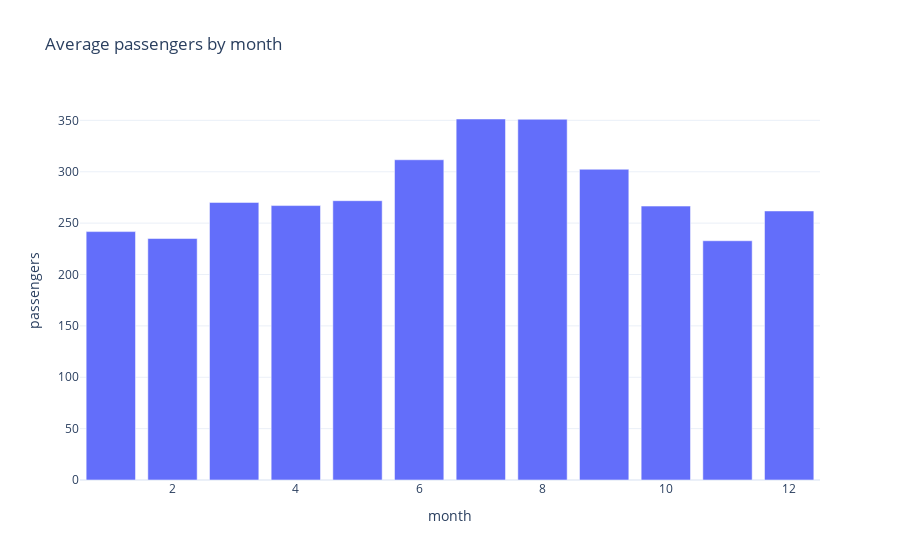

Write notebook code for a chart like this one.
### Markdown cell above
We see that the number of passengers per year tends to increase for any given month (except on some rare occasions, _e.g._ february 1953, which had more passengers than february 1954). We expect that the model will be able to learn this behavior.

#### Number of passengers per month

Let us now visualize the number of passengers per month.

### Code cell
# Make a df with the month and number of passengers
passengers_month = (
  passengers_augmented.groupby("month").mean().reset_index().drop(columns="year")
)
px.bar(passengers_month, x="month", y="passengers", title="Average passengers by month").show()

### Figure 1 — Plotly figure (JSON) as saved in the notebook; plotly's stock layout.template omitted (floating-point values rounded to 4 significant figures)
{"data": [{"alignmentgroup": "True", "hovertemplate": "month=%{x}<br>passengers=%{y}<extra></extra>", "legendgroup": "", "marker": {"color": "#636efa", "pattern": {"shape": ""}}, "name": "", "offsetgroup": "", "orientation": "v", "showlegend": false, "textposition": "auto", "type": "bar", "x": [1, 2, 3, 4, 5, 6, 7, 8, 9, 10, 11, 12], "xaxis": "x", "y": [241.8, 235, 270.2, 267.1, 271.8, 311.7, 351.3, 351.1, 302.4, 266.6, 232.8, 261.8], "yaxis": "y"}], "layout": {"barmode": "relative", "legend": {"tracegroupgap": 0}, "title": {"text": "Average passengers by month"}, "xaxis": {"anchor": "y", "domain": [0, 1], "title": {"text": "month"}}, "yaxis": {"anchor": "x", "domain": [0, 1], "title": {"text": "passengers"}}}}
